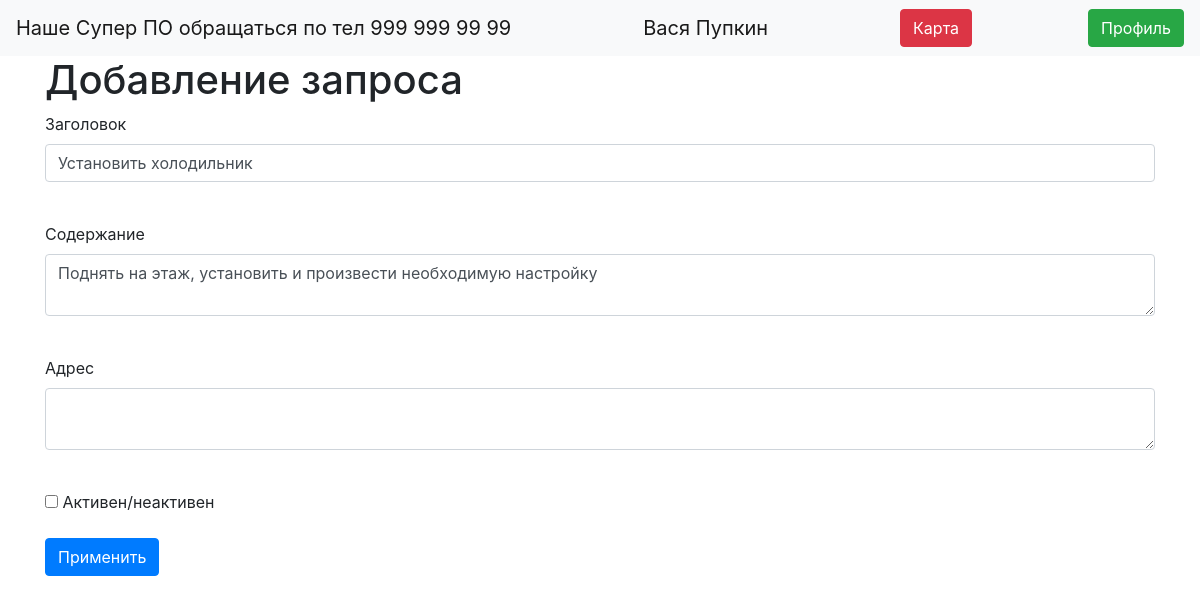
The app's page /request/5 (signed in), older data.
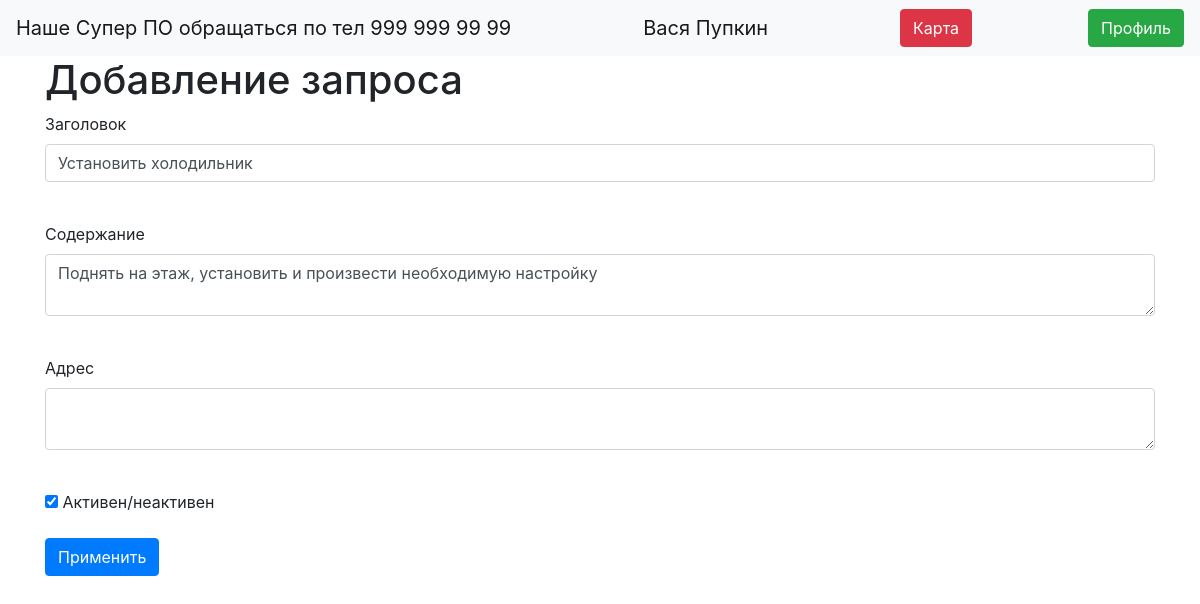
The same page, newer data.
### data/requests.py (models this page shows)
class Request(SqlAlchemyBase):
    __tablename__ = 'requests'
    id = sqlalchemy.Column(sqlalchemy.Integer,
                           primary_key=True, autoincrement=True)
    name = sqlalchemy.Column(sqlalchemy.String, nullable=True)
    description = sqlalchemy.Column(sqlalchemy.String, nullable=True)
    address = sqlalchemy.Column(sqlalchemy.String, nullable=True)
    sender_id = sqlalchemy.Column(sqlalchemy.Integer, sqlalchemy.ForeignKey("users.id"))
    provider_id = sqlalchemy.Column(sqlalchemy.Integer, sqlalchemy.ForeignKey("users.id"))
    is_active = sqlalchemy.Column(sqlalchemy.Boolean, default=False)

### main.py (the view, shortened to what this page needs)
@app.route('/request/<int:id>', methods=['GET', 'POST'])
@login_required
def edit_request(id):
    form = RequestForm()
    if r.method == "GET":
        session = db_session.create_session()
        request = session.query(Request).filter(Request.id == id,
                                                Request.sender_id == current_user.id).first()
        if request:
            form.name.data = request.name
            form.description.data = request.description
            form.is_active.data = request.is_active
        else:
            abort(404)
    return render_template('request_edit.html', title='Редактирование новости', form=form)

### main.py
class RequestForm(FlaskForm):
    name = StringField('Заголовок', validators=[DataRequired()])
    description = TextAreaField("Содержание")
    address = TextAreaField("Адрес", validators=[DataRequired()])
    is_active = BooleanField("Активен/неактивен")
    submit = SubmitField('Применить')

### data/db_session.py (called while the page is built)
def create_session() -> Session:
    global __factory
    return __factory()

### main.py (called while the page is built)
@login_manager.user_loader
def load_user(user_id):
    session = db_session.create_session()
    return session.query(User).get(user_id)

### templates/request_edit.html (shortened to what this page needs)
{% extends "base.html" %}
{% block content %}
<h1>Добавление запроса</h1>
<form action="" method="post">
    <p>
        {{ form.name.label }}<br>
        {{ form.name(class="form-control") }}<br>
    </p>
    <p>
        {{ form.description.label }}<br>
        {{ form.description(class="form-control") }}<br>
    </p>
    <p>
        {{ form.address.label }}<br>
        {{ form.address(class="form-control") }}<br>
    </p>
    <p>{{ form.is_active() }} {{ form.is_active.label }}</p>
    <p>{{ form.submit(type="submit", class="btn btn-primary") }}</p>
</form>
{% endblock %}

Row changes from the older to the newer data that the page shows:
changed Request "Установить холодильник": is_active "☐" → "☑"
